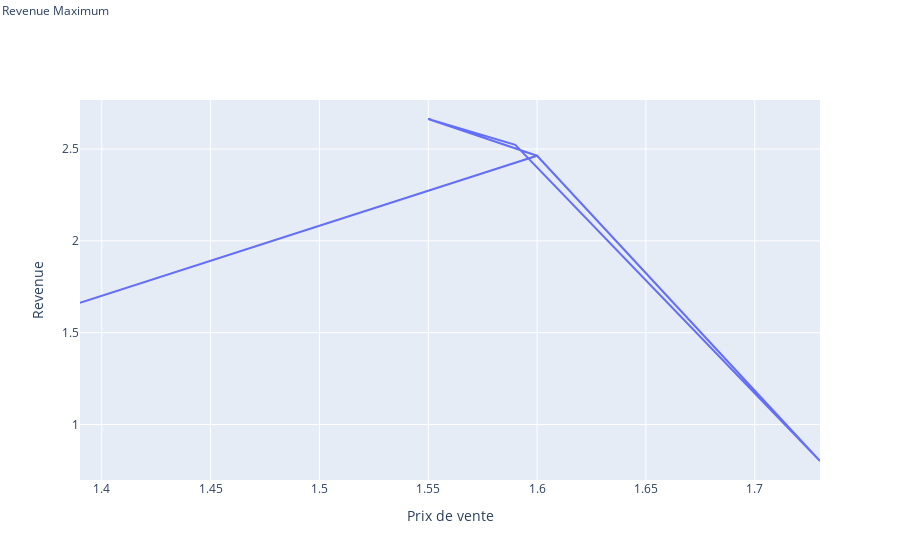

This figure's notebook cell:
### Code cell
fig_PriceVsRevenue = go.Figure()
fig_PriceVsRevenue.add_trace(go.Scatter(
    x=profit['Price'], y=profit['Revenue']))
#fig_PriceVsRevenue = px.line(product4,x=profit['Price'], y=profit['Revenue'], color="Marge",text="Marge")
fig_PriceVsRevenue.add_annotation(
    x=max_val['Price'], y=max_val['Revenue'], text="Revenue Maximum ", showarrow=True, arrowhead=1)
fig_PriceVsRevenue.update_layout(
    showlegend=False, xaxis_title="Prix de vente", yaxis_title="Revenue")
#fig_PriceVsRevenue.add_vline(x=max_val['Price'], line_width=2, line_dash="dash",line_color="red", opacity=0.25)

### Figure 1 — Plotly figure (JSON) as saved in the notebook; plotly's stock layout.template omitted (floating-point values rounded to 4 significant figures; data arrays with more than 128 entries replaced by an {"elided": "..."} marker saying what was removed)
{"data": [{"type": "scatter", "x": {"elided": "260 float values"}, "y": {"elided": "260 float values"}}], "layout": {"annotations": [{"arrowhead": 1, "showarrow": true, "text": "Revenue Maximum ", "x": [1.55, 1.55, 1.55, 1.55, 1.55, 1.55, 1.55, 1.55, 1.55, 1.55, 1.55, 1.55, 1.55, 1.55, 1.55, 1.55, 1.55, 1.55, 1.55, 1.55, 1.55, 1.55, 1.55, 1.55, 1.55, 1.55, 1.55, 1.55, 1.55, 1.55, 1.55, 1.55, 1.55, 1.55, 1.55, 1.55, 1.55, 1.55, 1.55, 1.55, 1.55, 1.55, 1.55, 1.55, 1.55, 1.55, 1.55, 1.55, 1.55, 1.55, 1.55, 1.55, 1.55, 1.55, 1.55, 1.55, 1.55, 1.55, 1.55, 1.55, 1.55, 1.55, 1.55, 1.55, 1.55, 1.55, 1.55, 1.55, 1.55, 1.55, 1.55, 1.55], "y": [2.663, 2.663, 2.663, 2.663, 2.663, 2.663, 2.663, 2.663, 2.663, 2.663, 2.663, 2.663, 2.663, 2.663, 2.663, 2.663, 2.663, 2.663, 2.663, 2.663, 2.663, 2.663, 2.663, 2.663, 2.663, 2.663, 2.663, 2.663, 2.663, 2.663, 2.663, 2.663, 2.663, 2.663, 2.663, 2.663, 2.663, 2.663, 2.663, 2.663, 2.663, 2.663, 2.663, 2.663, 2.663, 2.663, 2.663, 2.663, 2.663, 2.663, 2.663, 2.663, 2.663, 2.663, 2.663, 2.663, 2.663, 2.663, 2.663, 2.663, 2.663, 2.663, 2.663, 2.663, 2.663, 2.663, 2.663, 2.663, 2.663, 2.663, 2.663, 2.663]}], "showlegend": false, "xaxis": {"title": {"text": "Prix de vente"}}, "yaxis": {"title": {"text": "Revenue"}}}}
